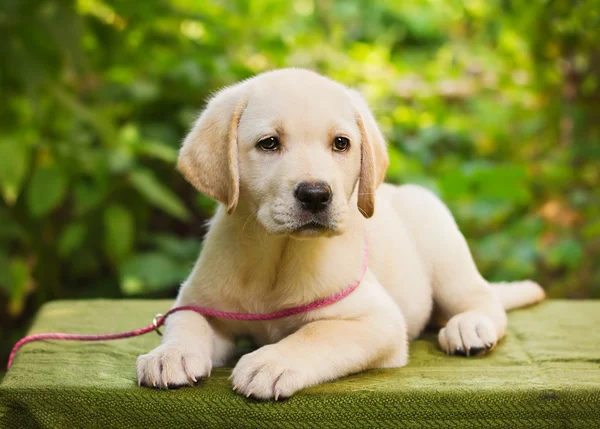
#> input picture Photos/Dog.jpg, 600 x 429 px, found by its file name
$ python contour.py
#> lines starting #> are read from the running program, lines starting #| are printed output that depends on the picture; after the words box and inside, x2 and y2 are one past the last pixel; in counts of white or black regions, pixels touching at a corner belong together
import cv2 as cv
import numpy as np

img = cv.imread("Photos/Dog.jpg")
#> img is the input picture: shape (429, 600, 3); mean B, G, R 71.4, 136.1, 133.3
blank=np.zeros(img.shape[:2],dtype='uint8')

gray=cv.cvtColor(img,cv.COLOR_BGR2GRAY)
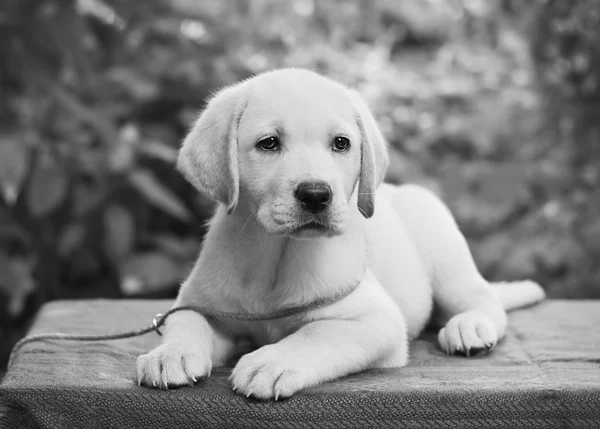
#> gray: shape (429, 600); min 1, max 253, mean 127.9
canny=cv.Canny(img,125,175)
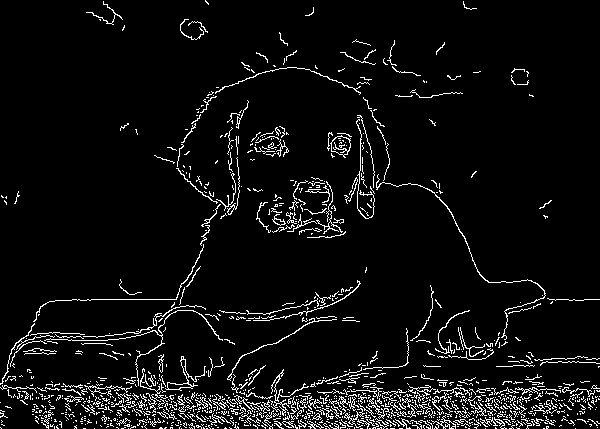
#> canny: shape (429, 600); 5.8% white in thin lines or dots
#cv.imshow("Canny",canny)

contours,hierarchies=cv.findContours(canny,cv.RETR_LIST,cv.CHAIN_APPROX_NONE)
#> contours = 1240 contours, 1201 with area under 20; largest, box (x1, y1, x2, y2) and area: (330, 135, 351, 158) 286, (331, 136, 351, 156) 265, (165, 356, 206, 391) 138, (167, 382, 192, 390) 106, (376, 174, 546, 340) 78
print(len(contours))
#| 1240

ret,thresh=cv.threshold(gray,125,125,cv.THRESH_BINARY)
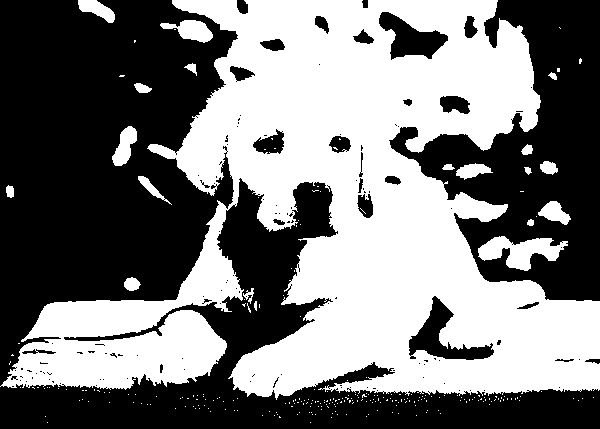
#> thresh: shape (429, 600); values 0 (black) and 125 (white), 47.5% white; 262 white regions (242 under 20 px), largest, box (x1, y1, x2, y2) and area: (0, 0, 600, 400) 116487, (478, 236, 568, 271) 1631, (160, 20, 213, 43) 666
cv.drawContours(blank,contours,-1,(0,0,255),2)
#> blank: shape (429, 600); every value is 0
cv.imshow("Contours",thresh)

cv.waitKey(0)
